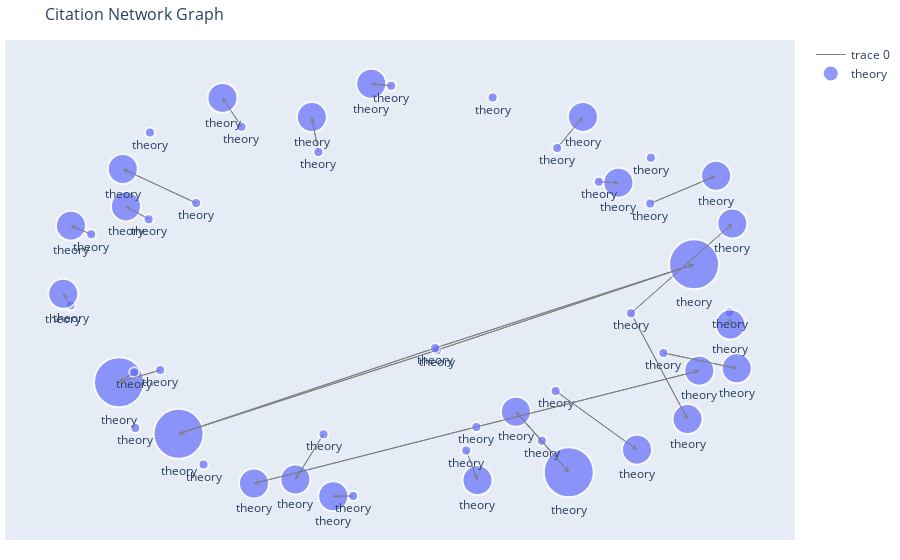

Notebook code cell kept with this figure:
### Code cell
sub_areas_of_interest = ['theory']  # Replace with your desired sub-area
theory_graph = filter_graph_by_sub_areas(G, sub_areas_of_interest)
draw_graph_plotly(theory_graph, sample_fraction=1.0)

### Figure 1 — Plotly figure (JSON) as saved in the notebook; plotly's stock layout.template omitted (floating-point values rounded to 4 significant figures)
{"data": [{"hoverinfo": "none", "line": {"color": "gray", "width": 1}, "mode": "lines", "type": "scatter", "x": [-0.2435, -0.3237, null, 0.634, 0.7952, null, 0.634, 0.9232, null, 0.1638, 0.1958, null, -0.7097, -0.8272, null, -0.7425, -0.8074, null, 0.3796, 0.4563, null, 0.3796, 0.3056, null, 0.3056, 0.4563, null, 0.1928, -0.442, null, 0.1928, 0.8288, null, -0.4776, -0.5318, null, 0.5422, 0.598, null, 0.6888, 0.8768, null, -0.05059, -0.1073, null, -0.9652, -0.9863, null, -0.2581, -0.2768, null, -0.7837, -0.8272, null, 0.4188, 0.6512, null, 0.4232, 0.4968, null, -0.1591, -0.2157, null, 0.08014, -0.6571, null, 0.08014, 0.814, null, 0.07503, -0.6571, null, 0.07503, 0.814, null, -0.607, -0.8163, null, 0.9151, 0.9176, null, -0.9066, -0.9643, null, 0.7263, 0.9358, null], "y": [-0.6166, -0.8258, null, -0.05833, -0.5468, null, -0.05833, 0.3549, null, -0.6917, -0.8287, null, -0.3211, -0.3772, null, 0.3753, 0.4342, null, -0.6474, -0.7924, null, -0.6474, -0.5132, null, -0.5132, -0.7924, null, -0.5833, -0.8442, null, -0.5833, -0.3237, null, 0.8019, 0.9347, null, 0.5475, 0.5434, null, 0.4477, 0.5751, null, 0.9905, 1, null, -0.02223, 0.03072, null, 0.6855, 0.8462, null, -0.3308, -0.3772, null, -0.4174, -0.6883, null, 0.7041, 0.8469, null, -0.9019, -0.9031, null, -0.2291, -0.6152, null, -0.2291, 0.1668, null, -0.2192, -0.6152, null, -0.2192, 0.1668, null, 0.4494, 0.6068, null, -0.05381, -0.1108, null, 0.3053, 0.3453, null, -0.2418, -0.3131, null]}, {"hoverinfo": "text", "marker": {"color": "#636EFA", "line": {"width": 2}, "size": [10, 10, 10, 10, 10, 10, 30, 10, 10, 30, 10, 50, 10, 30, 10, 50, 30, 10, 30, 30, 10, 30, 10, 30, 10, 30, 10, 30, 10, 30, 30, 10, 30, 10, 10, 30, 10, 30, 10, 30, 30, 10, 50, 10, 10, 30, 10, 30, 50, 10, 30, 10, 30]}, "mode": "markers+text", "name": "theory", "text": ["theory", "theory", "theory", "theory", "theory", "theory", "theory", "theory", "theory", "theory", "theory", "theory", "theory", "theory", "theory", "theory", "theory", "theory", "theory", "theory", "theory", "theory", "theory", "theory", "theory", "theory", "theory", "theory", "theory", "theory", "theory", "theory", "theory", "theory", "theory", "theory", "theory", "theory", "theory", "theory", "theory", "theory", "theory", "theory", "theory", "theory", "theory", "theory", "theory", "theory", "theory", "theory", "theory"], "textposition": "bottom center", "type": "scatter", "x": [-0.2435, 0.6908, -0.7806, -0.7389, 0.2392, 0.634, 0.7952, -0.586, 0.1638, 0.1958, -0.7097, -0.8272, -0.7425, -0.8074, 0.3796, 0.4563, 0.3056, 0.1928, -0.442, 0.8288, -0.4776, -0.5318, 0.5422, 0.598, 0.6888, 0.8768, -0.05059, -0.1073, -0.9652, -0.9863, -0.3237, -0.2581, -0.2768, -0.7837, 0.4188, 0.6512, 0.4232, 0.4968, -0.1591, -0.2157, 0.9232, 0.08014, -0.6571, 0.07503, -0.607, -0.8163, 0.9151, 0.9176, 0.814, -0.9066, -0.9643, 0.7263, 0.9358], "y": [-0.6166, 0.6587, -0.5881, 0.7748, 0.936, -0.05833, -0.5468, -0.7567, -0.6917, -0.8287, -0.3211, -0.3772, 0.3753, 0.4342, -0.6474, -0.7924, -0.5132, -0.5833, -0.8442, -0.3237, 0.8019, 0.9347, 0.5475, 0.5434, 0.4477, 0.5751, 0.9905, 1, -0.02223, 0.03072, -0.8258, 0.6855, 0.8462, -0.3308, -0.4174, -0.6883, 0.7041, 0.8469, -0.9019, -0.9031, 0.3549, -0.2291, -0.6152, -0.2192, 0.4494, 0.6068, -0.05381, -0.1108, 0.1668, 0.3053, 0.3453, -0.2418, -0.3131]}], "layout": {"annotations": [{"arrowcolor": "gray", "arrowhead": 3, "arrowsize": 1, "arrowwidth": 1, "ax": -0.2435, "axref": "x", "ay": -0.6166, "ayref": "y", "showarrow": true, "x": -0.3237, "xref": "x", "y": -0.8258, "yref": "y"}, {"arrowcolor": "gray", "arrowhead": 3, "arrowsize": 1, "arrowwidth": 1, "ax": 0.634, "axref": "x", "ay": -0.05833, "ayref": "y", "showarrow": true, "x": 0.7952, "xref": "x", "y": -0.5468, "yref": "y"}, {"arrowcolor": "gray", "arrowhead": 3, "arrowsize": 1, "arrowwidth": 1, "ax": 0.634, "axref": "x", "ay": -0.05833, "ayref": "y", "showarrow": true, "x": 0.9232, "xref": "x", "y": 0.3549, "yref": "y"}, {"arrowcolor": "gray", "arrowhead": 3, "arrowsize": 1, "arrowwidth": 1, "ax": 0.1638, "axref": "x", "ay": -0.6917, "ayref": "y", "showarrow": true, "x": 0.1958, "xref": "x", "y": -0.8287, "yref": "y"}, {"arrowcolor": "gray", "arrowhead": 3, "arrowsize": 1, "arrowwidth": 1, "ax": -0.7097, "axref": "x", "ay": -0.3211, "ayref": "y", "showarrow": true, "x": -0.8272, "xref": "x", "y": -0.3772, "yref": "y"}, {"arrowcolor": "gray", "arrowhead": 3, "arrowsize": 1, "arrowwidth": 1, "ax": -0.7425, "axref": "x", "ay": 0.3753, "ayref": "y", "showarrow": true, "x": -0.8074, "xref": "x", "y": 0.4342, "yref": "y"}, {"arrowcolor": "gray", "arrowhead": 3, "arrowsize": 1, "arrowwidth": 1, "ax": 0.3796, "axref": "x", "ay": -0.6474, "ayref": "y", "showarrow": true, "x": 0.4563, "xref": "x", "y": -0.7924, "yref": "y"}, {"arrowcolor": "gray", "arrowhead": 3, "arrowsize": 1, "arrowwidth": 1, "ax": 0.3796, "axref": "x", "ay": -0.6474, "ayref": "y", "showarrow": true, "x": 0.3056, "xref": "x", "y": -0.5132, "yref": "y"}, {"arrowcolor": "gray", "arrowhead": 3, "arrowsize": 1, "arrowwidth": 1, "ax": 0.3056, "axref": "x", "ay": -0.5132, "ayref": "y", "showarrow": true, "x": 0.4563, "xref": "x", "y": -0.7924, "yref": "y"}, {"arrowcolor": "gray", "arrowhead": 3, "arrowsize": 1, "arrowwidth": 1, "ax": 0.1928, "axref": "x", "ay": -0.5833, "ayref": "y", "showarrow": true, "x": -0.442, "xref": "x", "y": -0.8442, "yref": "y"}, {"arrowcolor": "gray", "arrowhead": 3, "arrowsize": 1, "arrowwidth": 1, "ax": 0.1928, "axref": "x", "ay": -0.5833, "ayref": "y", "showarrow": true, "x": 0.8288, "xref": "x", "y": -0.3237, "yref": "y"}, {"arrowcolor": "gray", "arrowhead": 3, "arrowsize": 1, "arrowwidth": 1, "ax": -0.4776, "axref": "x", "ay": 0.8019, "ayref": "y", "showarrow": true, "x": -0.5318, "xref": "x", "y": 0.9347, "yref": "y"}, {"arrowcolor": "gray", "arrowhead": 3, "arrowsize": 1, "arrowwidth": 1, "ax": 0.5422, "axref": "x", "ay": 0.5475, "ayref": "y", "showarrow": true, "x": 0.598, "xref": "x", "y": 0.5434, "yref": "y"}, {"arrowcolor": "gray", "arrowhead": 3, "arrowsize": 1, "arrowwidth": 1, "ax": 0.6888, "axref": "x", "ay": 0.4477, "ayref": "y", "showarrow": true, "x": 0.8768, "xref": "x", "y": 0.5751, "yref": "y"}, {"arrowcolor": "gray", "arrowhead": 3, "arrowsize": 1, "arrowwidth": 1, "ax": -0.05059, "axref": "x", "ay": 0.9905, "ayref": "y", "showarrow": true, "x": -0.1073, "xref": "x", "y": 1, "yref": "y"}, {"arrowcolor": "gray", "arrowhead": 3, "arrowsize": 1, "arrowwidth": 1, "ax": -0.9652, "axref": "x", "ay": -0.02223, "ayref": "y", "showarrow": true, "x": -0.9863, "xref": "x", "y": 0.03072, "yref": "y"}, {"arrowcolor": "gray", "arrowhead": 3, "arrowsize": 1, "arrowwidth": 1, "ax": -0.2581, "axref": "x", "ay": 0.6855, "ayref": "y", "showarrow": true, "x": -0.2768, "xref": "x", "y": 0.8462, "yref": "y"}, {"arrowcolor": "gray", "arrowhead": 3, "arrowsize": 1, "arrowwidth": 1, "ax": -0.7837, "axref": "x", "ay": -0.3308, "ayref": "y", "showarrow": true, "x": -0.8272, "xref": "x", "y": -0.3772, "yref": "y"}, {"arrowcolor": "gray", "arrowhead": 3, "arrowsize": 1, "arrowwidth": 1, "ax": 0.4188, "axref": "x", "ay": -0.4174, "ayref": "y", "showarrow": true, "x": 0.6512, "xref": "x", "y": -0.6883, "yref": "y"}, {"arrowcolor": "gray", "arrowhead": 3, "arrowsize": 1, "arrowwidth": 1, "ax": 0.4232, "axref": "x", "ay": 0.7041, "ayref": "y", "showarrow": true, "x": 0.4968, "xref": "x", "y": 0.8469, "yref": "y"}, {"arrowcolor": "gray", "arrowhead": 3, "arrowsize": 1, "arrowwidth": 1, "ax": -0.1591, "axref": "x", "ay": -0.9019, "ayref": "y", "showarrow": true, "x": -0.2157, "xref": "x", "y": -0.9031, "yref": "y"}, {"arrowcolor": "gray", "arrowhead": 3, "arrowsize": 1, "arrowwidth": 1, "ax": 0.08014, "axref": "x", "ay": -0.2291, "ayref": "y", "showarrow": true, "x": -0.6571, "xref": "x", "y": -0.6152, "yref": "y"}, {"arrowcolor": "gray", "arrowhead": 3, "arrowsize": 1, "arrowwidth": 1, "ax": 0.08014, "axref": "x", "ay": -0.2291, "ayref": "y", "showarrow": true, "x": 0.814, "xref": "x", "y": 0.1668, "yref": "y"}, {"arrowcolor": "gray", "arrowhead": 3, "arrowsize": 1, "arrowwidth": 1, "ax": 0.07503, "axref": "x", "ay": -0.2192, "ayref": "y", "showarrow": true, "x": -0.6571, "xref": "x", "y": -0.6152, "yref": "y"}, {"arrowcolor": "gray", "arrowhead": 3, "arrowsize": 1, "arrowwidth": 1, "ax": 0.07503, "axref": "x", "ay": -0.2192, "ayref": "y", "showarrow": true, "x": 0.814, "xref": "x", "y": 0.1668, "yref": "y"}, {"arrowcolor": "gray", "arrowhead": 3, "arrowsize": 1, "arrowwidth": 1, "ax": -0.607, "axref": "x", "ay": 0.4494, "ayref": "y", "showarrow": true, "x": -0.8163, "xref": "x", "y": 0.6068, "yref": "y"}, {"arrowcolor": "gray", "arrowhead": 3, "arrowsize": 1, "arrowwidth": 1, "ax": 0.9151, "axref": "x", "ay": -0.05381, "ayref": "y", "showarrow": true, "x": 0.9176, "xref": "x", "y": -0.1108, "yref": "y"}, {"arrowcolor": "gray", "arrowhead": 3, "arrowsize": 1, "arrowwidth": 1, "ax": -0.9066, "axref": "x", "ay": 0.3053, "ayref": "y", "showarrow": true, "x": -0.9643, "xref": "x", "y": 0.3453, "yref": "y"}, {"arrowcolor": "gray", "arrowhead": 3, "arrowsize": 1, "arrowwidth": 1, "ax": 0.7263, "axref": "x", "ay": -0.2418, "ayref": "y", "showarrow": true, "x": 0.9358, "xref": "x", "y": -0.3131, "yref": "y"}], "hovermode": "closest", "margin": {"b": 20, "l": 5, "r": 5, "t": 40}, "showlegend": true, "title": {"font": {"size": 16}, "text": "Citation Network Graph"}, "xaxis": {"showgrid": false, "showticklabels": false, "zeroline": false}, "yaxis": {"showgrid": false, "showticklabels": false, "zeroline": false}}}
